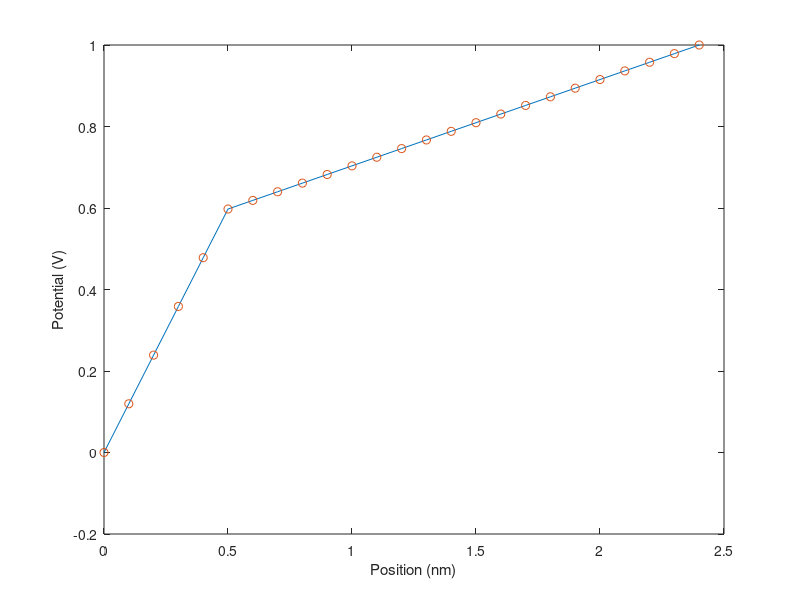

This chart was generated by the following MATLAB code:
clear;

eps1 = 3.9;
eps2 = 22;
eps0 = 8.854187817e-12; %F/m

N = 25; %2.4nm
interface = 6; %x=5nm
dx = 0.1e-9; %delta_x=0.1nm
l = [0:dx:2.4e-9];
A = zeros(N,N);
A(1,1) = 1;
A(N,N) = 1;

for i = 2:N-1
    if(i < interface)
        A(i,i-1) = eps1;
        A(i,i) = -2*eps1;
        A(i,i+1) = eps1;
    elseif(i == interface)
        A(i,i-1) = eps1;
        A(i,i) = -eps1 -eps2;
        A(i,i+1) = eps2;
    else
        A(i,i-1) = eps2;
        A(i,i) = -2*eps2;
        A(i,i+1) = eps2;
    end
end

b = zeros(N,1);
b(N,1) = 1; %phi(x=2.4nm)=1V

X = A\b;
plot(l*1e9,X,'DisplayName','numerical' );  hold on;


%analytic
X_analytical = zeros(length(X),1);

for i = 1:interface
    X_analytical(i) = 1/(2.4e-9*(5/24+19/24*3.9/22))*l(i);
    
end

for i = interface+1:length(X)
    X_analytical(i) = 3.9/22/(2.4e-9*(5/24+19/24*3.9/22))*l(i)+1-3.9/22/(2.4e-9*(5/24+19/24*3.9/22))*2.4e-9;
    
end
plot(l*1e9,X_analytical,'o','DisplayName','analytic');


xlabel('Position (nm)')
ylabel('Potential (V)')


%%% Capacitance %%%

D1 = eps1*eps0*(X(interface,1)-X(1,1))/0.5e-9; %eps1*delta_phi/0.5nm
D2 = eps2*eps0*(X(N,1)-X(interface,1))/1.9e-9; %eps2*delta_phi/1.9nm


C_numerical =D1/1*1e-4; %F/cm^2

C_1 = eps1/0.5e-9; C_2 = eps2/1.9e-9;
C_ananlytic = C_1*C_2/(C_1+C_2)*eps0*1e-4; %F/cm^2
